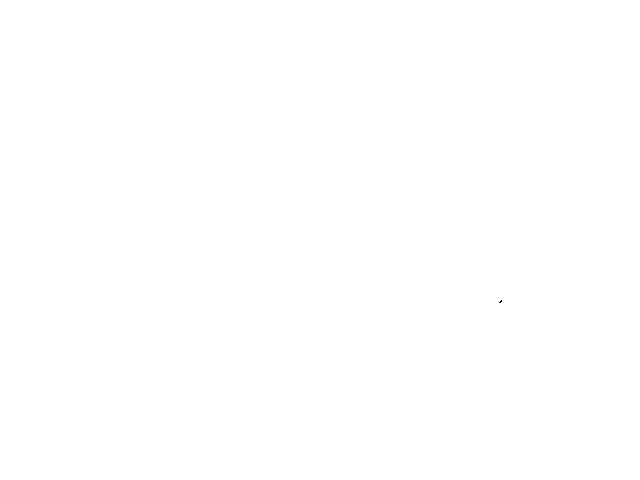
Frame 1 (no input)
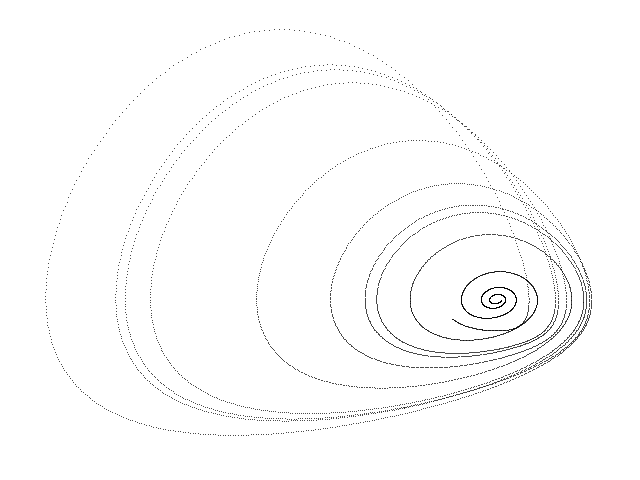
Frame 60 (the mouse pressed at the canvas centre just before this capture)
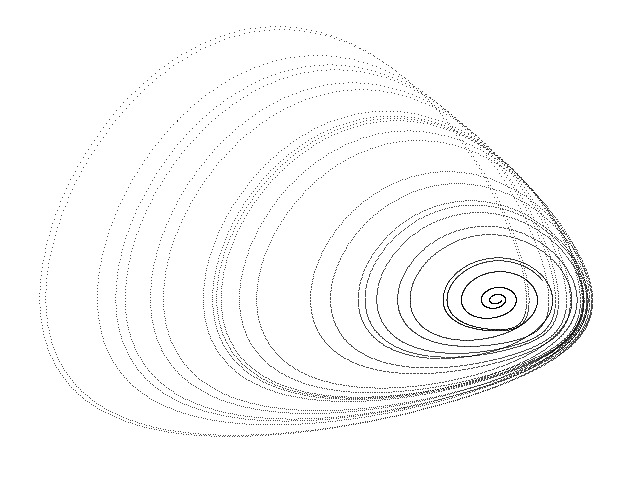
Frame 120 (the mouse held since frame 60 and released just before this capture)

The Processing sketch that drew these frames (run headless with seeded random() and noise(); from frame 60 on, the mouse is pressed at the canvas centre):

// Processing sketch: Sprott_Linz_N
// ── Sprott_Linz_N.pde
// Sprott-Linz N chaotic attractor //

  float x = 0.1;
  float y = 0.0;
  float z = 0.0;
  float dt = 0.01;
  float a = 2.0;


void setup() {
  
  size(640, 480);
  background(255);
  
}

void draw() {
  
  for (int i=0; i<100; i++) {
    
    float nx = x;
    float ny = y;
    float nz = z;
    
    x = nx + dt * (-a * ny);
    y = ny + dt * (nx + pow(nz, 2.0));
    z = nz + dt * (1.0 + ny - a * nz); 
  
    point(500 + (15 * x), 300 + (16 * y));
        
  }

}
